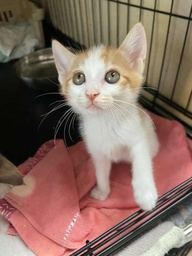
#> input picture img_example.JPG, 192 x 256 px, shrunk from 843 x 1124 before the run
$ jupyter execute --allow-errors '[CV]A1_img_rot.ipynb'
#> lines starting #> are read from the running program, lines starting #| are printed output that depends on the picture
Assignment 1: write a program to rotate an image by a given angle (in radians) using bilinear interpolation

Start:
* load image
* set rotation angle

[cell 1]
import cv2
import numpy as np

# Load the image
img = cv2.imread("img_example.JPG")
#> img is the input picture: shape (256, 192, 3); mean B, G, R 97.5, 108.6, 133.6

# Set the rotation angle
ang = np.pi/3

Problem 1: [code by yourself]

Define a function `rotate_img()`, with the following input parameters and return variables:
* img (input): input image as a 3D numpy array of size (H,W,3)
* ang (input): rotation angle in radian
* img_out (output): output image as a 3D numpy array of size (H_out,W_out,3)

This function should include the following processes:
* Define a 2x2 rotation matrix as a numpy array for the given rotation angle -> 회전 행렬
* Compute output image size and the offset for the output image coordinates by computing the image corner coordinates after rotating the image ->
* Apply bilinear interpolation when determining the pixel values for the output image

[cell 2]
def binterpolation(x, y, points):
    # https://stackoverflow.com/questions/8661537/how-to-perform-bilinear-interpolation-in-python 참조
    # points -> 4점의 좌표
    # x,y 는 보간할 좌표의 위치

    pts = sorted(points)
    (x1, y1, q11), (_x1, y2, q12), (x2, _y1, q21), (_x2, _y2, q22) = pts
    # 좌하단      ,  좌상단,          우하단,          우상단

    if x1 != _x1 or x2 != _x2 or y1 != _y1 or y2 != _y2: # p와 _p는 무조건 같아야함
        print('The given points do not form a rectangle')
    if not x1 <= x <= x2 or not y1 <= y <= y2:
        print('The (x, y) coordinates are not within the rectangle')
    P = (q11 * (x2 - x) * (y2 - y) +
            q21 * (x - x1) * (y2 - y) +
            q12 * (x2 - x) * (y - y1) +
            q22 * (x - x1) * (y - y1)
           ) / ((x2 - x1) * (y2 - y1) + 0.0)
    return P


#print(binterpolation(12, 4.5,[(10, 4, 100),(20, 4, 200),(10, 6, 150),(20, 6, 300)]))

[cell 3]
import numpy as np
from PIL import Image
import math
import matplotlib.pyplot as plt

def rotate_img(img,angle):
#> called with angle = 1.05
    image = img
    angle=angle
    # 회전행렬
    rotation_matrix = np.array([[np.cos(angle), -np.sin(angle)],
                                    [np.sin(angle), np.cos(angle)]])
    H=image.shape[0]
#> H = 256
    W=image.shape[1]
#> W = 192

    # 회전된 이미지의 폭과 너비 계산을 위해 원 이미지 좌표를 회전행렬을 통해 변환
    corners = np.array([[0, 0], [W, 0], [W, H], [0, H]])
#> corners = [[0, 0], [192, 0], [192, 256], [0, 256]]
    rotated_corners = np.dot(corners, rotation_matrix)
    '''
                        [[   0    0]
                        [ 843    0]
                        [ 843 1124]
                        [   0 1124]]

                            v
                            v
                            v

                        [[   0.            0.        ]
                        [ 421.5        -730.05941539]
                        [1394.91255385 -168.05941539]
                        [ 973.41255385  562.        ]]
    '''

    min_x,min_y=np.min(rotated_corners,axis=0)   # 0.0 -730.0594153902817
#> min_x = 0; min_y = -166.3
    max_x,max_y=np.max(rotated_corners,axis=0)   # 1394.9125538537091 562.0000000000001
#> max_x = 317.7; max_y = 128


    # 변환된 이미지의 폭과 너비
    new_height = int(np.ceil(max_y - min_y))
#> new_height = 295
    new_width = int(np.ceil(max_x - min_x))


    # 0으로 채워진 행렬
    output=np.zeros((new_height,new_width,image.shape[2]))

    '''

    # 1. 역변환 하기전 min_x,min_y만큼 x,y좌표를 더해주고 역변환
    # 2. 변환된 좌표가 원본 좌표 내에 들어오는 좌표면 보간
    # 3. 변환된 좌표가 원본 이미지 좌표 내에 들어오지 않는다면 0

    '''

    # 새로운 이미지가 생성될 좌표를 순회

    for i in range(new_height):
        for j in range(new_width):
            # 좌표값을 뺴주고
            x=j+min_x
            y=i+min_y

            points=[[x,y]]

            # 역변환
            new_points=np.dot(points,rotation_matrix.T)
            new_y=new_points[0][1]
            new_x=new_points[0][0]

            # 범위 내에 들어온다면 보간
            if 0 <= new_x < W-1 and 0 <= new_y < H-1:
                # print(x,y)
                # print(new_x,new_y)
                floor_x=int(np.floor(new_x))
                ceil_x=int(np.ceil(new_x))
                floor_y=int(np.floor(new_y))
                ceil_y=int(np.ceil(new_y))
                origin=[(floor_x,floor_y,image[floor_y,floor_x,:]),(floor_x,ceil_y,image[ceil_y,floor_x,:]),
                        (ceil_x,floor_y,image[floor_y,ceil_x,:]),(ceil_x,ceil_y,image[ceil_y,ceil_x,:])]

                P=binterpolation(new_x,new_y,origin)

                output[i,j,:]=P
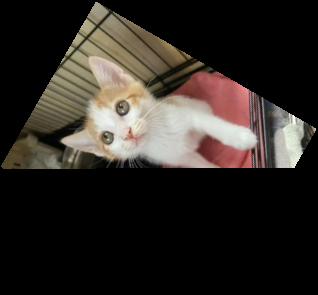
#> output: shape (295, 318, 3) float64; mean B, G, R 36.3, 41.1, 46.3

    output=output.astype(np.uint8)
    return output
